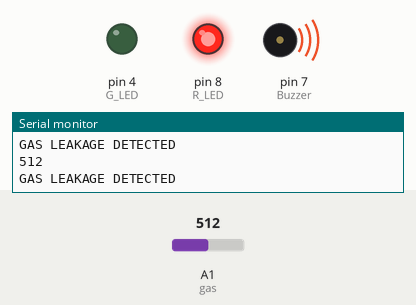
Simulated run of this sketch. Board: Arduino Uno, built with avr-gcc and run on an emulated ATmega328P. Parts: output pins drawn as LEDs (lit = HIGH), buzzer (waves = sounding, pin HIGH), the last lines printed to the serial monitor. The inputs (shaded band) are chosen by the test bench; at power-on: A1 (gas) = 512.

Above: at 1.2 s.
1.3 s: A1 (gas) set to 308
2.8 s: A1 (gas) set to 290
At 3.8 s:
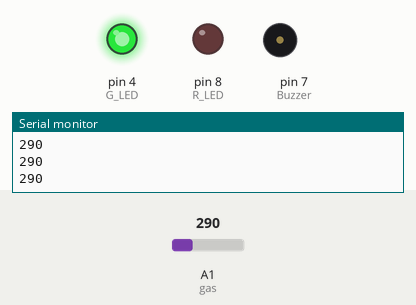
Timing chart, 0 to 5.8 s (numbered marks = the images above; inputs shaded):
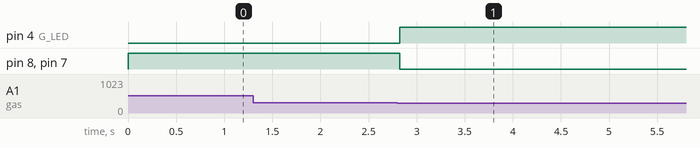

Measured:
- the behaviour switches between 300 and 299 on A1 (gas) (found by bisection; images 0 and 1)
- after the input at 2.8 s, pin 4 (G_LED): LOW → HIGH at once; pin 8 (R_LED), pin 7 (Buzzer): HIGH → LOW at once

The sketch:

GAS_DETECTOR.ino
```cpp
//Reserve A1 pin for gas sensor and name it as gas
int gas = A1;
//Reserve pin 4 for green led and name it as G_LED
int G_LED = 4;
//Reserve pin 7 for piezo buzzer and name it as Buzzer
int Buzzer = 7;
//Reserve pin 8 for red led and named it R_LED
int R_LED = 8;

// Define a variable val that stores the analog reading from A1 pin
int val;
//Initialize the max threshold as 300
int MAX = 300;

//Setup the sensors and actuator in arduino uno
void setup() {
  Serial.begin(9600);
  pinMode(gas ,INPUT);
  pinMode(R_LED ,OUTPUT);
  pinMode(G_LED ,OUTPUT);
  pinMode(Buzzer ,OUTPUT);
}

//Loop to check gas leakage
void loop() {
  val = analogRead(A1);
  if (val >= MAX) {
    digitalWrite(R_LED ,HIGH);
    digitalWrite(Buzzer ,HIGH);
    digitalWrite(G_LED ,LOW);
    Serial.println(val);
    Serial.println("GAS LEAKAGE DETECTED");
  }
  else {
    digitalWrite(R_LED ,LOW);
    digitalWrite(Buzzer ,LOW);
    digitalWrite(G_LED ,HIGH);
    Serial.println(val);
  }
}
```
